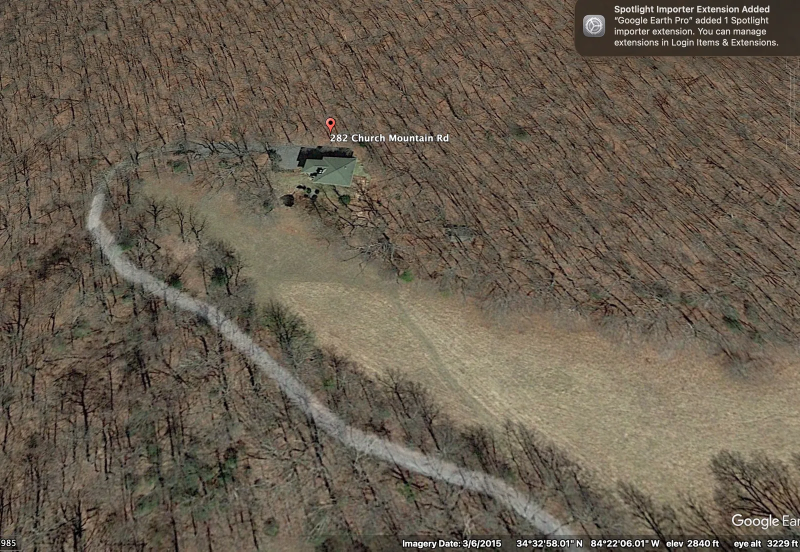
#> input picture images/property-map/gep-2015-03-leafoff.webp, 1600 x 1103 px, given in place of gep-2015-03-leafoff.png, which was not available (shown at 1/2 size)
$ python draw-zones.py
#> lines starting #> are read from the running program, lines starting #| are printed output that depends on the picture; pictures that were not available may be replaced by others from this repository, and a replacement may not be noted
#!/usr/bin/env python3
"""
Draw the gardening zones on top of the GEP leaf-off base image as a first-pass
prototype. Polygons are guesses — Paul corrects from there.

Zone definitions use FRACTIONAL coordinates (0-1) of the image so they're easy
to iterate on without re-measuring pixels every time the base image changes.

Output: images/property-map/zones-prototype.jpg
"""
from PIL import Image, ImageDraw, ImageFont

BASE = "images/property-map/gep-2015-03-leafoff.png"
OUT = "images/property-map/zones-prototype.jpg"

# Each zone: id, name, type, polygon (list of (x_frac, y_frac) points), fill color (RGB)
# House is at approximately (0.46, 0.20) in the image (the pin)
# Driveway curves up from lower-left
# Fairway opens to the south and southeast
ZONES = [
    {
        "id": "western-patio",
        "name": "Western patio",
        "type": "planted",
        "color": (200, 100, 220),  # purple
        "polygon": [(0.36, 0.18), (0.42, 0.18), (0.42, 0.26), (0.36, 0.26)],
    },
    {
        "id": "eastern-patio",
        "name": "Eastern patio",
        "type": "planted",
        "color": (240, 130, 80),  # orange
        "polygon": [(0.51, 0.18), (0.57, 0.18), (0.57, 0.26), (0.51, 0.26)],
    },
    {
        "id": "pond-area",
        "name": "Pond area",
        "type": "planted",
        "color": (60, 130, 200),  # blue
        "polygon": [(0.42, 0.27), (0.51, 0.27), (0.51, 0.36), (0.42, 0.36)],
    },
    {
        "id": "front-lawn",
        "name": "Front lawn",
        "type": "turf",
        "color": (90, 200, 110),  # bright green
        "polygon": [(0.34, 0.36), (0.58, 0.36), (0.62, 0.50), (0.30, 0.50)],
    },
    {
        "id": "fairway-meadow",
        "name": "Fairway meadow",
        "type": "meadow",
        "color": (220, 200, 80),  # gold
        "polygon": [(0.25, 0.50), (0.65, 0.50), (0.75, 0.85), (0.20, 0.92)],
    },
    {
        "id": "fairway-edge-west",
        "name": "Western fairway edge",
        "type": "planted",
        "color": (50, 160, 90),  # leaf green
        "polygon": [(0.13, 0.32), (0.25, 0.50), (0.20, 0.92), (0.05, 0.92), (0.05, 0.40)],
    },
    # forest-interior intentionally not drawn — it's a placeholder zone and would
    # cover everything else on the image; we'll list it in the legend instead.
]


def main():
    base = Image.open(BASE).convert("RGBA")
    W, H = base.size

    overlay = Image.new("RGBA", (W, H), (0, 0, 0, 0))
#> overlay: PIL image 1600x1103 RGBA; every value is 0
    draw = ImageDraw.Draw(overlay)

    try:
        font_label = ImageFont.truetype("/System/Library/Fonts/Supplemental/Arial Bold.ttf", 30)
        font_legend = ImageFont.truetype("/System/Library/Fonts/Supplemental/Arial.ttf", 22)
        font_legend_bold = ImageFont.truetype("/System/Library/Fonts/Supplemental/Arial Bold.ttf", 22)
    except Exception:
        font_label = ImageFont.load_default()
        font_legend = ImageFont.load_default()
        font_legend_bold = ImageFont.load_default()

    # Pass 1: fill polygons
    for z in ZONES:
        pts = [(int(x * W), int(y * H)) for (x, y) in z["polygon"]]
        fill = (*z["color"], 90)
        outline = (*z["color"], 220)
        draw.polygon(pts, fill=fill, outline=outline)

    # Pass 2: stroke polygons more visibly with a thicker line
    for z in ZONES:
        pts = [(int(x * W), int(y * H)) for (x, y) in z["polygon"]]
        outline = (*z["color"], 240)
        # Draw multiple polygon outlines to fake a thicker stroke
        for offset in range(3):
            draw.polygon(pts, outline=outline)

    # Pass 3: labels at centroid with white background pill
    for z in ZONES:
        pts = [(int(x * W), int(y * H)) for (x, y) in z["polygon"]]
        cx = sum(p[0] for p in pts) / len(pts)
        cy = sum(p[1] for p in pts) / len(pts)
        label = z["name"]
        bbox = draw.textbbox((0, 0), label, font=font_label)
        tw = bbox[2] - bbox[0]
        th = bbox[3] - bbox[1]
        pad = 8
        # White pill
        draw.rounded_rectangle(
            [cx - tw/2 - pad, cy - th/2 - pad, cx + tw/2 + pad, cy + th/2 + pad],
            radius=10,
            fill=(255, 255, 255, 240),
            outline=(*z["color"], 240),
            width=2,
        )
        draw.text((cx - tw/2 - bbox[0], cy - th/2 - bbox[1]), label, fill=(20, 20, 20, 255), font=font_label)
#> this loop made 6 passes
#> (bbox, tw, th) on passes 1 to 6: ((0, 5, 208, 34), 208, 29), ((0, 5, 199, 34), 199, 29), ((0, 5, 150, 28), 150, 23), ((0, 5, 156, 28), 156, 23), ((0, 5, 252, 34), 252, 29), ((0, 5, 327, 34), 327, 29)

    # Composite overlay onto base
    out = Image.alpha_composite(base, overlay)
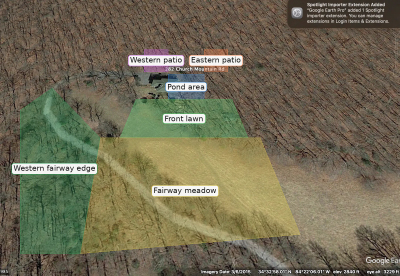
#> out: PIL image 1600x1103 RGBA (shown at 1/4 size); mean R, G, B, A 113.3, 107.5, 84.1, 255

    # Add a legend at the bottom
    legend_h = 130
    final = Image.new("RGB", (W, H + legend_h), color=(245, 245, 238))
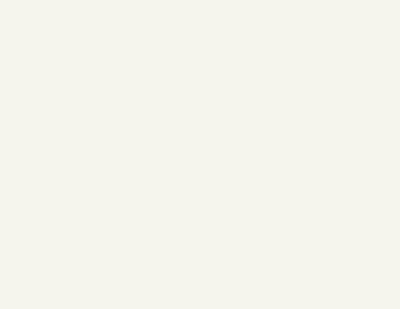
#> final: PIL image 1600x1233 RGB (shown at 1/4 size); mean R, G, B 245, 245, 238
    final.paste(out.convert("RGB"), (0, 0))
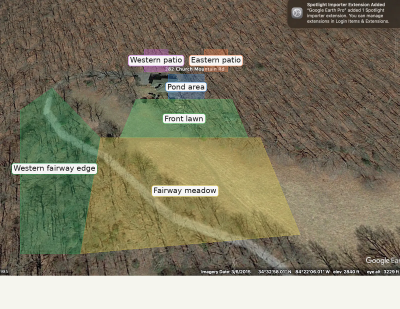
#> final: PIL image 1600x1233 RGB (shown at 1/4 size); mean R, G, B 127.2, 122, 100.3
    legend_draw = ImageDraw.Draw(final)

    # Legend title
    legend_draw.text((20, H + 12), "Zones prototype — first pass (positions are guesses, correct from here)",
                     fill=(60, 70, 50), font=font_legend_bold)

    # Legend chips
    x = 20
    y = H + 50
    chip_w = 30
    chip_h = 18
    gap = 12
    for z in ZONES:
        legend_draw.rectangle([x, y, x + chip_w, y + chip_h], fill=z["color"], outline=(60, 60, 60))
        text = f"{z['name']} ({z['type']})"
        legend_draw.text((x + chip_w + 6, y - 2), text, fill=(30, 30, 30), font=font_legend)
        bbox = legend_draw.textbbox((0, 0), text, font=font_legend)
        x += chip_w + 6 + (bbox[2] - bbox[0]) + gap + 8
        if x > W - 250:
            x = 20
            y += 30
#> this loop made 6 passes
#> bbox on passes 1 to 6: (0, 4, 261, 26), (0, 4, 254, 26), (0, 4, 218, 26), (0, 4, 178, 24), (0, 4, 303, 26), (0, 4, 348, 26)
#> after the loop, x = 424; y = 1183

    # forest-interior legend entry (no polygon drawn on map)
    legend_draw.rectangle([x, y, x + chip_w, y + chip_h], fill=(120, 100, 70), outline=(60, 60, 60))
    legend_draw.text((x + chip_w + 6, y - 2), "Forest interior (placeholder)", fill=(30, 30, 30), font=font_legend)

    final.save(OUT, "JPEG", quality=88, optimize=True)
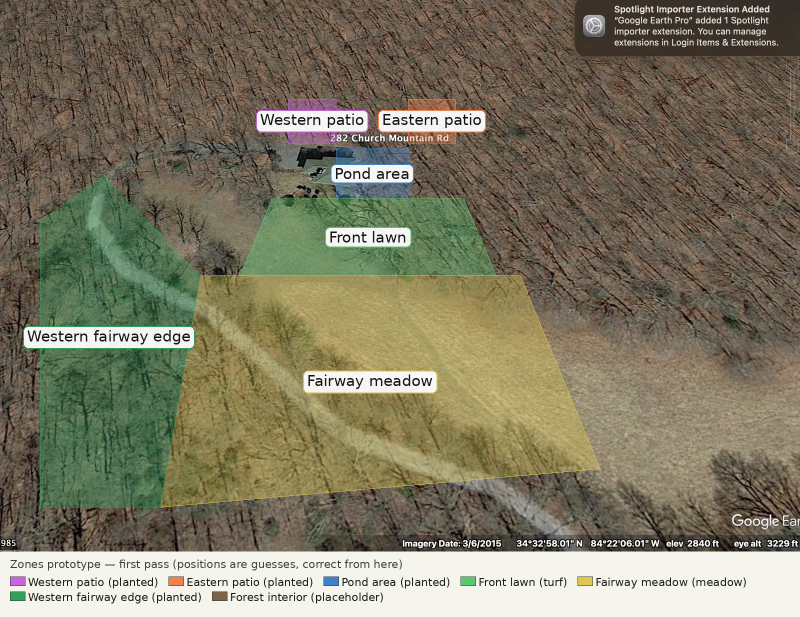
#> saved as zones-prototype.jpg: PIL image 1600x1233 RGB (shown at 1/2 size); mean R, G, B 125.6, 120.4, 98.8
    import os
    print(f"Saved {OUT} ({os.path.getsize(OUT)/1024:.0f} KB) — {W}x{H+legend_h}")
#| Saved images/property-map/zones-prototype.jpg (550 KB) — 1600x1233


if __name__ == "__main__":
    main()

$ run again, with images/property-map/base-esri-z19-wide.webp copied over images/property-map/gep-2015-03-leafoff.webp
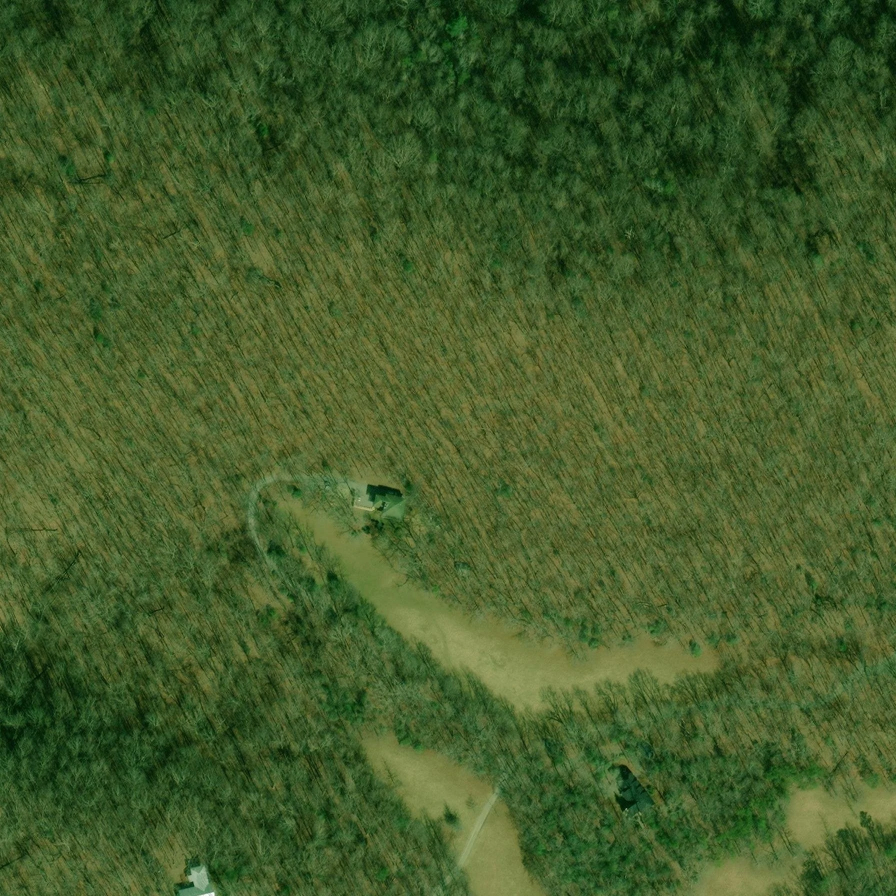
#> input picture images/property-map/base-esri-z19-wide.webp, 1792 x 1792 px, given in place of gep-2015-03-leafoff.png, which was not available (shown at 1/2 size)
#> overlay: PIL image 1792x1792 RGBA; every value is 0
#> the loop in main, `for z in ZONES:` made 6 passes
#> (bbox, tw, th) on passes 1 to 6: ((0, 5, 208, 34), 208, 29), ((0, 5, 199, 34), 199, 29), ((0, 5, 150, 28), 150, 23), ((0, 5, 156, 28), 156, 23), ((0, 5, 252, 34), 252, 29), ((0, 5, 327, 34), 327, 29)
#> in main, `final.paste(out.convert("RGB"), (0, 0))`:
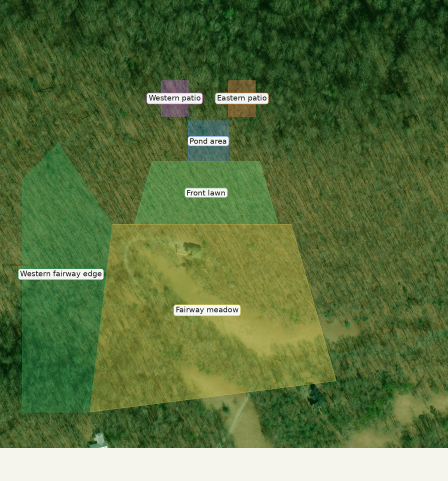
#> final: PIL image 1792x1922 RGB (shown at 1/4 size); mean R, G, B 89.6, 112.8, 62.8
#> the loop in main, `for z in ZONES:` made 6 passes
#> bbox on passes 1 to 6: (0, 4, 261, 26), (0, 4, 254, 26), (0, 4, 218, 26), (0, 4, 178, 24), (0, 4, 303, 26), (0, 4, 348, 26)
#> after the loop in main, `for z in ZONES:`: x = 20; y = 1872
#> in main, `final.save(OUT, "JPEG", quality=88, optimize=True)`:
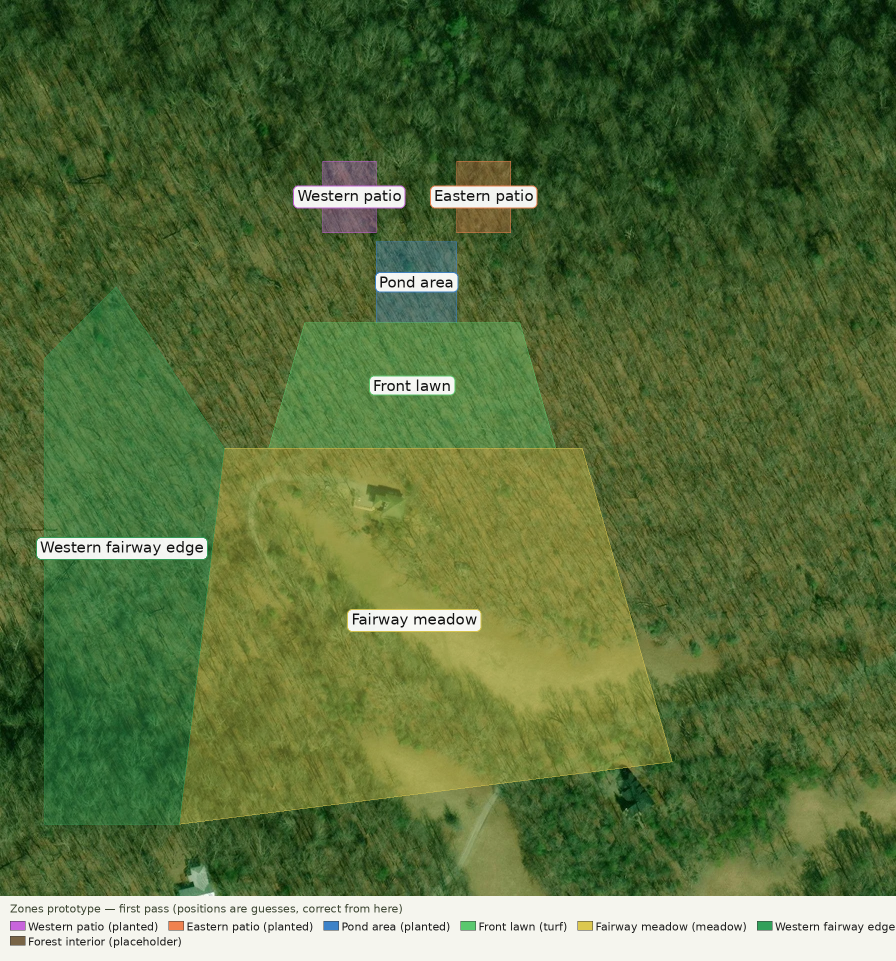
#> saved as zones-prototype.jpg: PIL image 1792x1922 RGB (shown at 1/2 size); mean R, G, B 88.8, 112, 62
#| Saved images/property-map/zones-prototype.jpg (738 KB) — 1792x1922

$ run again, with images/property-map/base-naip-2022-01-leafoff.webp copied over images/property-map/gep-2015-03-leafoff.webp
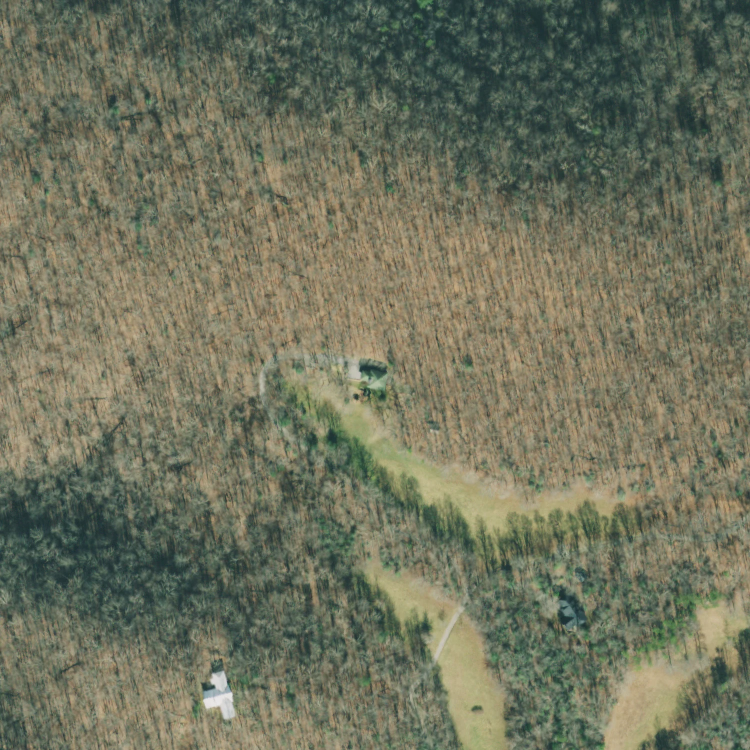
#> input picture images/property-map/base-naip-2022-01-leafoff.webp, 1500 x 1500 px, given in place of gep-2015-03-leafoff.png, which was not available (shown at 1/2 size)
#> overlay: PIL image 1500x1500 RGBA; every value is 0
#> the loop in main, `for z in ZONES:` made 6 passes
#> (bbox, tw, th) on passes 1 to 6: ((0, 5, 208, 34), 208, 29), ((0, 5, 199, 34), 199, 29), ((0, 5, 150, 28), 150, 23), ((0, 5, 156, 28), 156, 23), ((0, 5, 252, 34), 252, 29), ((0, 5, 327, 34), 327, 29)
#> in main, `final.paste(out.convert("RGB"), (0, 0))`:
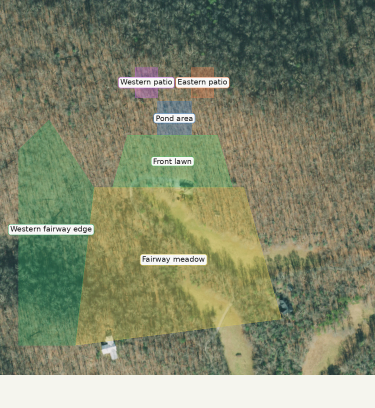
#> final: PIL image 1500x1630 RGB (shown at 1/4 size); mean R, G, B 127.7, 133.7, 106.9
#> the loop in main, `for z in ZONES:` made 6 passes
#> bbox on passes 1 to 6: (0, 4, 261, 26), (0, 4, 254, 26), (0, 4, 218, 26), (0, 4, 178, 24), (0, 4, 303, 26), (0, 4, 348, 26)
#> after the loop in main, `for z in ZONES:`: x = 424; y = 1580
#> in main, `final.save(OUT, "JPEG", quality=88, optimize=True)`:
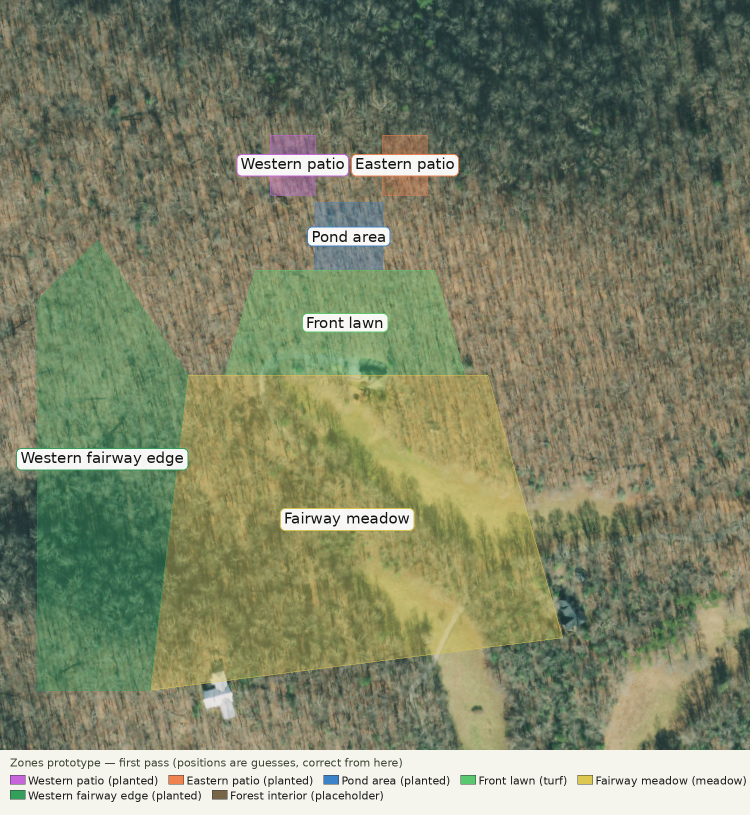
#> saved as zones-prototype.jpg: PIL image 1500x1630 RGB (shown at 1/2 size); mean R, G, B 126.5, 132.4, 105.6
#| Saved images/property-map/zones-prototype.jpg (576 KB) — 1500x1630
